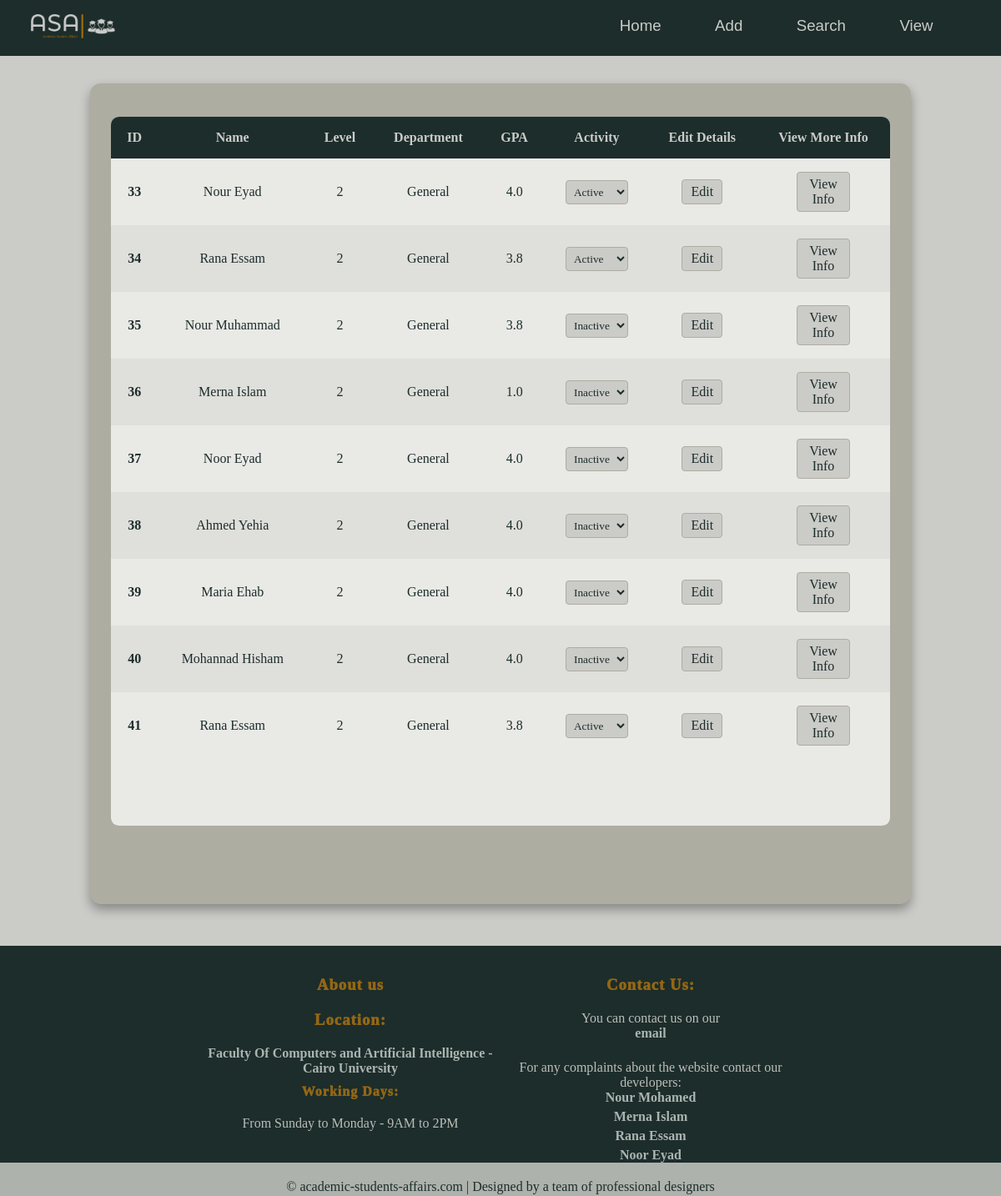
/allstudents/, run on the app's committed database.
### students/models.py (models this page shows)
class Member(models.Model):
    firstname = models.CharField(max_length=255)
    lastname = models.CharField(max_length=255)
    email = models.CharField(max_length = 50)
    phone = models.CharField(max_length=15)
    gpa = models.FloatField()
    level = models.IntegerField()
    birthdate = models.DateField()
    gender = models.CharField(max_length=6)
    dep = models.CharField(max_length= 10,  default='General')
    state = models.BooleanField(default= True)

### students/views.py (the view, shortened to what this page needs)
# urls.py: path('allstudents/', views.allstudents, name='allstudents'),
def allstudents(request):
  mymember = Member.objects.all()
  template = loader.get_template('view_student_screen.html')
  context = {
    'students': mymember,
  }
  return HttpResponse(template.render(context, request))

### students/templates/view_student_screen.html (shortened to what this page needs)
{% extends "master.html" %}
{% load static %}
{% block stylesheet %}
<link rel="stylesheet" href="{% static 'view_student_screen.css' %}">
{% endblock %}
{% block content%}
    <main class="table">
        <section class="table_body">
            <table>
                <thead>
                    <tr>
                        <th>ID</th>
                        <th>Name</th>
                        <th>Level</th>
                        <th>Department</th>
                        <th>GPA</th>
                        <th>Activity</th>
                        <th>Edit Details</th>
                        <th>View More Info</th>
                    </tr>
                </thead>
                <tbody id="table">
                    {% for std in students %}
                     <tr>
                      <td><strong>{{std.id}}</strong></td>
                      <td>{{std.firstname}} {{std.lastname}}</td>
                      <td>{{std.level}}</td>
                      <td>{{std.dep}}</td>
                      <td>{{std.gpa}}</td>
                      <td>
                       <form method = "POST" id ="#myform" >
                     <select class="dropdown" name="state" id="state{{std.id}}" onchange = "changeState({{std.id}})"  >
                              <option value ="1"{%if std.state%}selected {%endif%} >Active</option>
                              <option value = "2"{%if not std.state%}selected {%endif%} >Inactive</option>
                          </select>
                        </form>
                      </td>
                      <td><a class="button"  href="../editStudent/{{std.id}}"><button type="button">Edit</button></a></td>
                      <td><a class="button" href="../studentInfo/{{std.id}}"><button type="button">View Info</button></a></td>
                  </tr>
                  {% endfor %}
                </tbody>
            </table>
        </section>
    </main>
{%endblock%}

### students/static/master.css (style rules this page uses)
body { background-color: #cbcbc8; color: #1c2d2b; margin: 0px; min-height: 100vh; position: relative; flex-direction: column; }

### students/static/view_student_screen.css (style rules this page uses)
* { margin: 0; padding: 0; box-sizing: border-box; font-family: "Times New Roman"; }
html { height: 100%; box-sizing: border-box; }
*, *:after, *:before { box-sizing: inherit; }
body { display: flex; justify-content: center; align-items: center; margin-top: 100px; color: #1c2d2b; }
table, th, td { padding: 1rem; border-collapse: collapse; text-align: center; }
table { width: 100%; }
thead, th { position: sticky; top: 0; }
thead { background-color: #1c2d2b; color: #cbcbc8; }
tbody tr:nth-child(even) { background-color: #0000000b; }
main.table { width: 82vw; height: 75vh; backdrop-filter: blur(7px); box-shadow: 0 .4rem .8rem #0005; border-radius: .8rem; background-color: #adada2; overflow: hidden; margin-bottom: 350px; }
.table_body { width: 95%; height: 95%; max-height: calc(89% - 1.6rem); background-color: #fffb; margin: 2.5rem auto; border-radius: .6rem; overflow: auto; }
button { color: #1c2d2b; padding: 5px; background-color: #cbcbc8; text-align: center; text-decoration: none; display: inline-block; font-size: 16px; font-weight: normal; cursor: pointer; border-radius: 4px; transition-duration: 0.4s; width: 50%; margin-bottom: 0; border: 1px solid #adada2; }
.dropdown { padding: 5px; color: #1c2d2b; background-color: #cbcbc8; border: 1px solid #adada2; cursor: pointer; border-radius: 4px; transition-duration: 0.4s; }

### data on the page
Member: id "33", firstname "Nour", lastname "Eyad", level "2", dep "General", gpa "4.0", state "Active"
Member: id "34", firstname "Rana", lastname "Essam", level "2", dep "General", gpa "3.8", state "Active"
Member: id "35", firstname "Nour", lastname "Muhammad", level "2", dep "General", gpa "3.8", state "Inactive"
Member: id "36", firstname "Merna", lastname "Islam", level "2", dep "General", gpa "1.0", state "Inactive"
Member: id "37", firstname "Noor", lastname "Eyad", level "2", dep "General", gpa "4.0", state "Inactive"
Member: id "38", firstname "Ahmed", lastname "Yehia", level "2", dep "General", gpa "4.0", state "Inactive"
Member: id "39", firstname "Maria", lastname "Ehab", level "2", dep "General", gpa "4.0", state "Inactive"
Member: id "40", firstname "Mohannad", lastname "Hisham", level "2", dep "General", gpa "4.0", state "Inactive"
Member: id "41", firstname "Rana", lastname "Essam", level "2", dep "General", gpa "3.8", state "Active"
